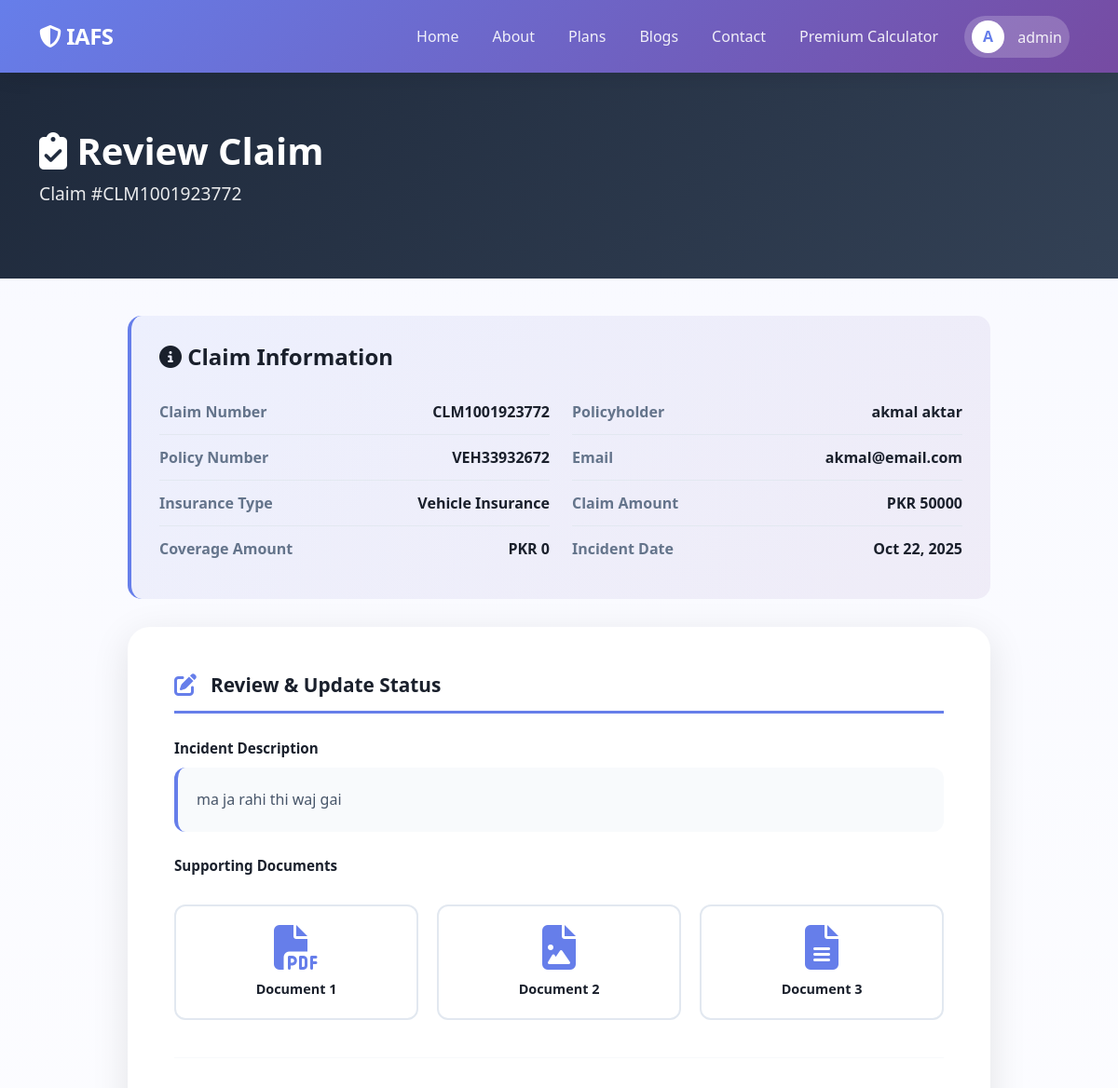
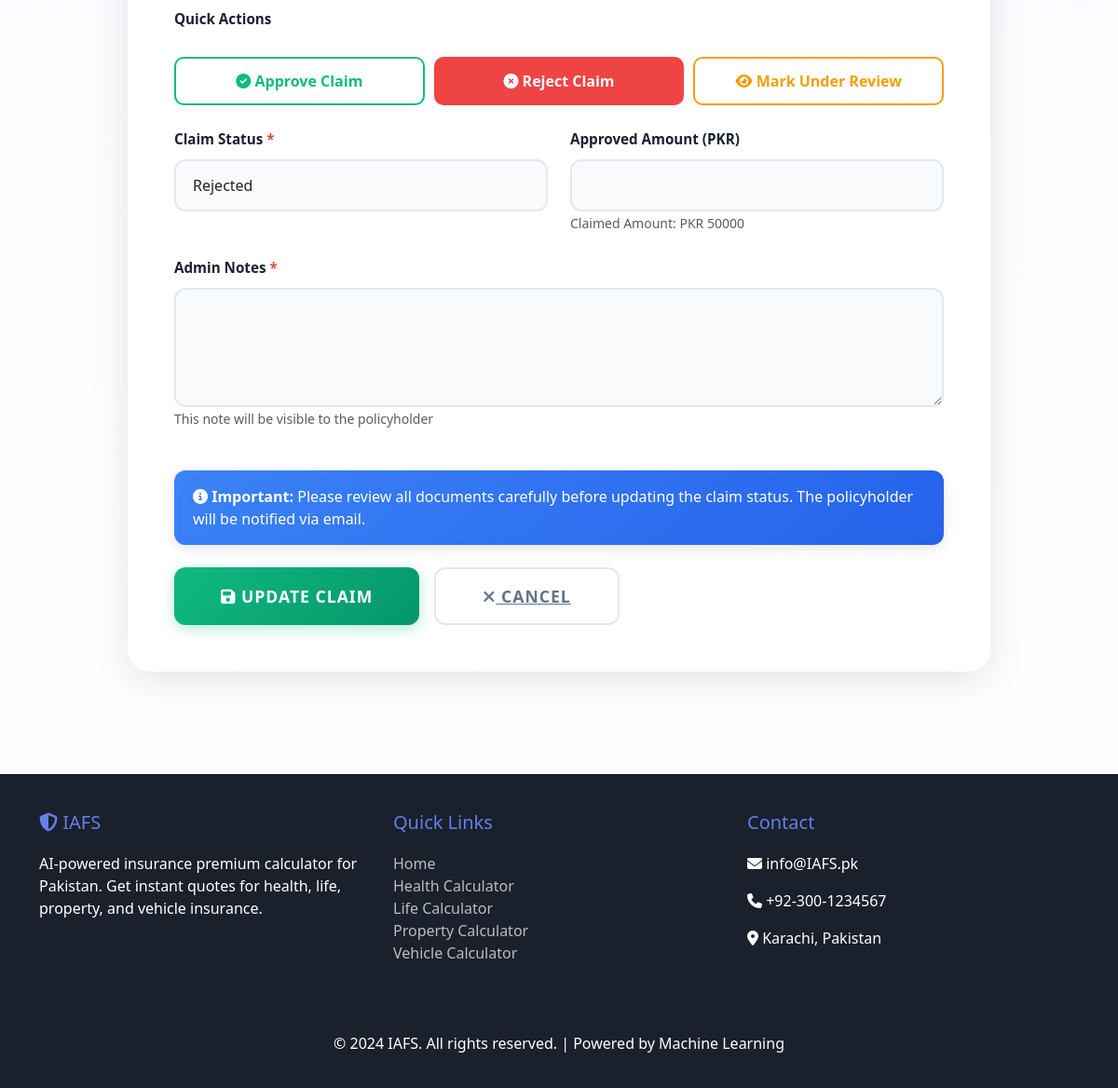
Screenshot of /review-claim/1/ (signed in) with the database file from the repository (2 pictures, top to bottom).
### calculator/models.py (models this page shows, shortened)
class Claim(models.Model):
    CLAIM_STATUS = [
        ('submitted', 'Submitted'),
        ('under_review', 'Under Review'),
        ('approved', 'Approved'),
        ('rejected', 'Rejected'),
        ('settled', 'Settled'),
    ]
    claim_number = models.CharField(max_length=20, unique=True, editable=False)
    policy = models.ForeignKey(Policy, on_delete=models.CASCADE, related_name='claims')
    user = models.ForeignKey(User, on_delete=models.CASCADE)
    claim_amount = models.DecimalField(max_digits=10, decimal_places=2)
    incident_date = models.DateField()
    incident_description = models.TextField()
    document1 = models.FileField(upload_to='claim_documents/', blank=True, null=True)
    document2 = models.FileField(upload_to='claim_documents/', blank=True, null=True)
    document3 = models.FileField(upload_to='claim_documents/', blank=True, null=True)
    status = models.CharField(max_length=20, choices=CLAIM_STATUS, default='submitted')
    admin_notes = models.TextField(blank=True, null=True)
    approved_amount = models.DecimalField(max_digits=10, decimal_places=2, blank=True, null=True)
    submitted_at = models.DateTimeField(auto_now_add=True)
    updated_at = models.DateTimeField(auto_now=True)
    class Meta:
        ordering = ['-submitted_at']

class Policy(models.Model):
    INSURANCE_TYPES = [
        ('health', 'Health Insurance'),
        ('life', 'Life Insurance'),
        ('property', 'Property Insurance'),
        ('vehicle', 'Vehicle Insurance'),
    ]
    STATUS_CHOICES = [
        ('pending', 'Pending Payment'),
        ('active', 'Active'),
        ('expired', 'Expired'),
        ('cancelled', 'Cancelled'),
    ]
    policy_number = models.CharField(max_length=20, unique=True, editable=False)
    user = models.ForeignKey(User, on_delete=models.CASCADE, related_name='policies')
    insurance_type = models.CharField(max_length=20, choices=INSURANCE_TYPES)
    monthly_premium = models.DecimalField(max_digits=10, decimal_places=2)
    yearly_premium = models.DecimalField(max_digits=10, decimal_places=2)
    coverage_amount = models.DecimalField(max_digits=12, decimal_places=2)
    start_date = models.DateField()
    end_date = models.DateField()
    status = models.CharField(max_length=20, choices=STATUS_CHOICES, default='pending')
    policy_data = models.JSONField()  # Store all input data
    created_at = models.DateTimeField(auto_now_add=True)
    updated_at = models.DateTimeField(auto_now=True)
    class Meta:
        ordering = ['-created_at']
        verbose_name_plural = 'Policies'

### calculator/views.py (the view)
# urls.py: path('review-claim/<int:claim_id>/', views.review_claim, name='review_claim'),
@user_passes_test(lambda u: u.is_staff)
def review_claim(request, claim_id):
    claim = get_object_or_404(Claim, id=claim_id)
    if request.method == 'POST':
        form = ClaimReviewForm(request.POST, instance=claim)
        if form.is_valid():
            form.save()
            messages.success(request, 'Claim updated successfully!')
            return redirect('admin_claims')
    else:
        form = ClaimReviewForm(instance=claim)
    return render(request, 'calculator/claims/review_claim.html', {
        'form': form,
        'claim': claim
    })

### calculator/templates/calculator/claims/review_claim.html (shortened to what this page needs)
{% extends 'calculator/base.html' %}
{% block content %}
<section class="review-hero">
    <div class="container">
        <h1 class="text-white" style="font-weight: 800;">
            <i class="fas fa-clipboard-check"></i> Review Claim
        </h1>
        <p class="text-white" style="font-size: 1.2rem; opacity: 0.9;">
            Claim #{{ claim.claim_number }}
        </p>
    </div>
</section>
<div class="container" style="margin-top: 40px; margin-bottom: 80px;">
    <div class="row justify-content-center">
        <div class="col-lg-10">
            <div class="claim-info-section">
                <h4 style="color: #1a202c; font-weight: 800; margin-bottom: 20px;">
                    <i class="fas fa-info-circle"></i> Claim Information
                </h4>
                <div class="row">
                    <div class="col-md-6">
                        <div class="info-row">
                            <span class="info-label">Claim Number</span>
                            <span class="info-value">{{ claim.claim_number }}</span>
                        </div>
                        <div class="info-row">
                            <span class="info-label">Policy Number</span>
                            <span class="info-value">{{ claim.policy.policy_number }}</span>
                        </div>
                        <div class="info-row">
                            <span class="info-label">Insurance Type</span>
                            <span class="info-value">{{ claim.policy.get_insurance_type_display }}</span>
                        </div>
                        <div class="info-row">
                            <span class="info-label">Coverage Amount</span>
                            <span class="info-value">PKR {{ claim.policy.coverage_amount|floatformat:0 }}</span>
                        </div>
                    </div>
                    <div class="col-md-6">
                        <div class="info-row">
                            <span class="info-label">Policyholder</span>
                            <span class="info-value">{{ claim.user.get_full_name|default:claim.user.username }}</span>
                        </div>
                        <div class="info-row">
                            <span class="info-label">Email</span>
                            <span class="info-value">{{ claim.user.email }}</span>
                        </div>
                        <div class="info-row">
                            <span class="info-label">Claim Amount</span>
                            <span class="info-value">PKR {{ claim.claim_amount|floatformat:0 }}</span>
                        </div>
                        <div class="info-row">
                            <span class="info-label">Incident Date</span>
                            <span class="info-value">{{ claim.incident_date|date:"M d, Y" }}</span>
                        </div>
                    </div>
                </div>
            </div>
            <div class="review-container">
                <h3 class="section-title">
                    <i class="fas fa-edit"></i>
                    Review & Update Status
                </h3>
                <div class="mb-4">
                    <label class="form-label">Incident Description</label>
                    <div style="background: #f8fafc; padding: 20px; border-radius: 12px; border-left: 4px solid #667eea;">
                        <p style="color: #475569; margin: 0; white-space: pre-wrap; line-height: 1.8;">{{ claim.incident_description }}</p>
                    </div>
                </div>
                <div class="mb-4">
                    <label class="form-label">Supporting Documents</label>
                    <div class="document-preview">
                        {% if claim.document1 %}
                        <a href="{{ claim.document1.url }}" target="_blank" class="document-item" style="text-decoration: none; color: inherit;">
                            <i class="fas fa-file-pdf"></i>
                            <p style="margin: 0; font-weight: 600; color: #1a202c; font-size: 0.9rem;">Document 1</p>
                        </a>
                        {% endif %}
                        {% if claim.document2 %}
                        <a href="{{ claim.document2.url }}" target="_blank" class="document-item" style="text-decoration: none; color: inherit;">
                            <i class="fas fa-file-image"></i>
                            <p style="margin: 0; font-weight: 600; color: #1a202c; font-size: 0.9rem;">Document 2</p>
                        </a>
                        {% endif %}
                        {% if claim.document3 %}
                        <a href="{{ claim.document3.url }}" target="_blank" class="document-item" style="text-decoration: none; color: inherit;">
                            <i class="fas fa-file-alt"></i>
                            <p style="margin: 0; font-weight: 600; color: #1a202c; font-size: 0.9rem;">Document 3</p>
                        </a>
                        {% endif %}
                    </div>
                </div>
                <hr style="margin: 40px 0; border-color: #e2e8f0;">
                <form method="POST">
                    <label class="form-label">Quick Actions</label>
                    <div class="quick-action-buttons">
                        <button type="button" class="quick-btn approve" onclick="setStatus('approved')">
                            <i class="fas fa-check-circle"></i> Approve Claim
                        </button>
                        <button type="button" class="quick-btn reject" onclick="setStatus('rejected')">
                            <i class="fas fa-times-circle"></i> Reject Claim
                        </button>
                        <button type="button" class="quick-btn review" onclick="setStatus('under_review')">
                            <i class="fas fa-eye"></i> Mark Under Review
                        </button>
                    </div>
                    <div class="row mt-4">
                        <div class="col-md-6 mb-4">
                            <label class="form-label">
                                Claim Status <span style="color: #ef4444;">*</span>
                            </label>
                            {{ form.status }}
                        </div>
                        <div class="col-md-6 mb-4">
                            <label class="form-label">
                                Approved Amount (PKR)
                            </label>
                            {{ form.approved_amount }}
                            <small class="form-text text-muted">
                                Claimed Amount: PKR {{ claim.claim_amount|floatformat:0 }}
                            </small>
                        </div>
                        <div class="col-12 mb-4">
                            <label class="form-label">
                                Admin Notes <span style="color: #ef4444;">*</span>
                            </label>
                            {{ form.admin_notes }}
                            <small class="form-text text-muted">
                                This note will be visible to the policyholder
                            </small>
                        </div>
                    </div>
                    <div class="alert alert-info" style="border-radius: 12px; border-left: 4px solid #3b82f6;">
                        <i class="fas fa-info-circle"></i>
                        <strong>Important:</strong> Please review all documents carefully before updating the claim status. The policyholder will be notified via email.
                    </div>
                    <div class="d-flex gap-3 mt-4">
                        <button type="submit" class="btn-submit-review">
                            <i class="fas fa-save"></i> Update Claim
                        </button>
                        <a href="{% url 'admin_claims' %}" class="btn-cancel">
                            <i class="fas fa-times"></i> Cancel
                        </a>
                    </div>
                </form>
            </div>
        </div>
    </div>
</div>
{% endblock %}

### calculator/templates/calculator/base.html (shortened to what this page needs)
{% load static %}
<!DOCTYPE html>
<html lang="en">
<head>
    <link href="https://cdn.jsdelivr.net/npm/bootstrap@5.3.0/dist/css/bootstrap.min.css" rel="stylesheet">
    <link rel="stylesheet" href="https://cdnjs.cloudflare.com/ajax/libs/font-awesome/6.4.0/css/all.min.css">
</head>
<body>
    <nav class="navbar navbar-expand-lg navbar-dark">
        <div class="container">
            <a class="navbar-brand" href="{% url 'index' %}">
                <i class="fas fa-shield-alt"></i> IAFS
            </a>
            <div class="collapse navbar-collapse" id="navbarNav">
                <ul class="navbar-nav ms-auto align-items-center">
                    <li class="nav-item">
                        <a class="nav-link" href="{% url 'index' %}">
                             Home
                        </a>
                    </li>
                    <li class="nav-item">
                        <a class="nav-link" href="{% url 'about' %}">
                            About
                        </a>
                    </li>
                    <li class="nav-item">
                        <a class="nav-link" href="{% url 'plans' %}">
                             Plans
                        </a>
                    </li>
                    <li class="nav-item">
                        <a class="nav-link" href="{% url 'blog_list' %}">
                          Blogs
                        </a>
                    </li>
                    <li class="nav-item">
                        <a class="nav-link" href="{% url 'contact' %}">
                             Contact
                        </a>
                    </li>
                    <li class="nav-item">
                        <a class="nav-link" href="{% url 'home' %}">
                             Premium Calculator
                        </a>
                    </li>
                    {% if user.is_authenticated %}
                    <li class="nav-item dropdown">
                        <a class="nav-link user-dropdown" href="#" id="userDropdown" role="button" data-bs-toggle="dropdown">
                            <span class="user-avatar">
                                {% if user.first_name %}
                                    {{ user.first_name.0 }}{{ user.last_name.0 }}
                                {% else %}
                                    {{ user.username.0|upper }}
                                {% endif %}
                            </span>
                            <span>{{ user.first_name|default:user.username }}</span>
                        </a>
                    </li>
                    {% endif %}
                </ul>
            </div>
        </div>
    </nav>
    {% block content %}{% endblock %}
    <footer class="footer">
        <div class="container">
            <div class="row">
                <div class="col-md-4 mb-4">
                    <h5><i class="fas fa-shield-alt"></i>  IAFS</h5>
                    <p>AI-powered insurance premium calculator for Pakistan. Get instant quotes for health, life, property, and vehicle insurance.</p>
                </div>
                <div class="col-md-4 mb-4">
                    <h5>Quick Links</h5>
                    <ul class="list-unstyled">
                        <li><a href="{% url 'home' %}">Home</a></li>
                        <li><a href="{% url 'health_calculator' %}">Health Calculator</a></li>
                        <li><a href="{% url 'life_calculator' %}">Life Calculator</a></li>
                        <li><a href="{% url 'property_calculator' %}">Property Calculator</a></li>
                        <li><a href="{% url 'vehicle_calculator' %}">Vehicle Calculator</a></li>
                    </ul>
                </div>
                <div class="col-md-4 mb-4">
                    <h5>Contact</h5>
                    <p><i class="fas fa-envelope"></i> info@IAFS.pk</p>
                    <p><i class="fas fa-phone"></i> +92-300-1234567</p>
                    <p><i class="fas fa-map-marker-alt"></i> Karachi, Pakistan</p>
                </div>
            </div>
            <hr style="border-color: rgba(255,255,255,0.1)">
            <div class="text-center">
                <p>&copy; 2024  IAFS. All rights reserved. | Powered by Machine Learning</p>
            </div>
        </div>
    </footer>
</body>
</html>

### rows the page displays
Claim: claim_number "CLM1001923772", policy.policy_number "VEH33932672", policy.insurance_type "Vehicle Insurance", policy.coverage_amount "0", user.get_full_name "akmal aktar", user.email "akmal@email.com", claim_amount "50000", incident_date "Oct 22, 2025", incident_description "ma ja rahi thi waj gai", status "Rejected"

### other values shown
{{ user.username.0|upper }} "A"
{{ user.first_name|default:user.username }} "admin"
